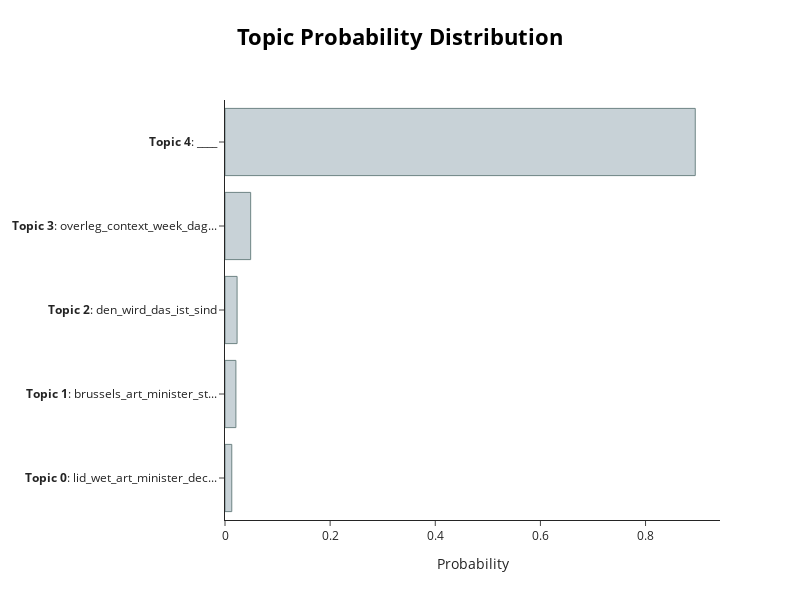

The cell this chart's notebook holds for it:
### Code cell
topic_model.visualize_distribution(probs[200], min_probability=0.0015)

### Figure 1 — Plotly figure (JSON) as saved in the notebook; plotly's stock layout.template omitted (floating-point values rounded to 4 significant figures)
{"data": [{"marker": {"color": "#C8D2D7", "line": {"color": "#6E8484", "width": 1}}, "orientation": "h", "type": "bar", "x": [0.01288, 0.02074, 0.02299, 0.04884, 0.8946], "y": ["<b>Topic 0</b>: lid_wet_art_minister_dec...", "<b>Topic 1</b>: brussels_art_minister_st...", "<b>Topic 2</b>: den_wird_das_ist_sind", "<b>Topic 3</b>: overleg_context_week_dag...", "<b>Topic 4</b>: ____"]}], "layout": {"height": 600, "hoverlabel": {"bgcolor": "white", "font": {"family": "Rockwell", "size": 16}}, "title": {"font": {"color": "Black", "size": 22}, "text": "<b>Topic Probability Distribution", "x": 0.5, "xanchor": "center", "y": 0.95, "yanchor": "top"}, "width": 800, "xaxis": {"title": {"text": "Probability"}}}}
